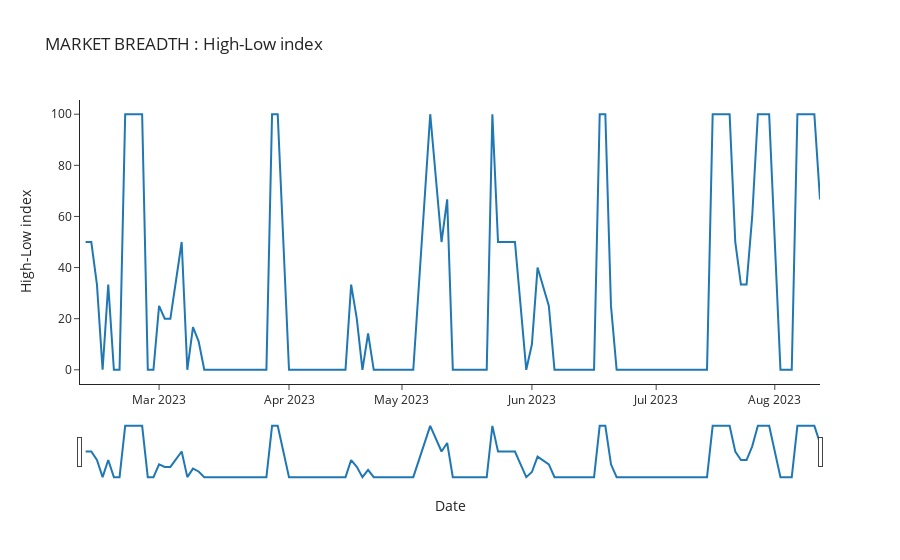

Notebook code cell kept with this figure:
### Code cell
fig = px.line(breadth_df3, y='High-Low index', x='Date',template= "simple_white",title='MARKET BREADTH : High-Low index')

fig.update_xaxes(
    rangebreaks=[
        dict(bounds=["sat", "mon"])] )

fig.update_xaxes(rangeslider_visible=True)
fig.show()
